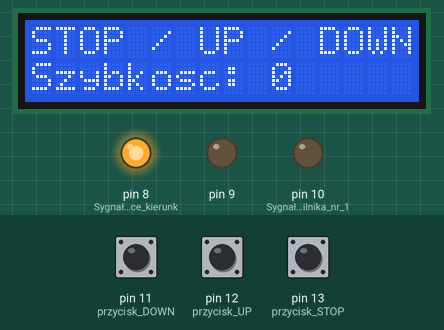
This sketch was run on a simulated Arduino Uno, built with avr-gcc and run on an emulated ATmega328P. Parts: 16×2 character LCD, output pins drawn as LEDs (lit = HIGH). The inputs (shaded band) are chosen by the test bench; at power-on: pin 13 (przycisk_STOP) HIGH, pin 12 (przycisk_UP) HIGH, pin 11 (przycisk_DOWN) HIGH.

Above: at 3.2 s.
3.3 s: pin 13 (przycisk_STOP) pulled LOW for 0.15 s
At 3.7 s:
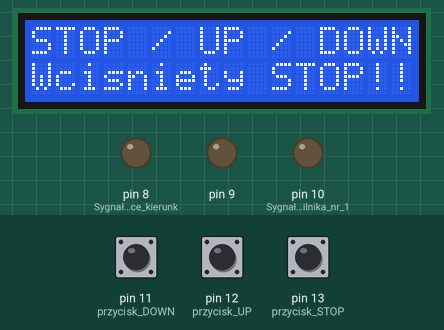
5.8 s: pin 12 (przycisk_UP) pulled LOW for 1 s
At 7.6 s:
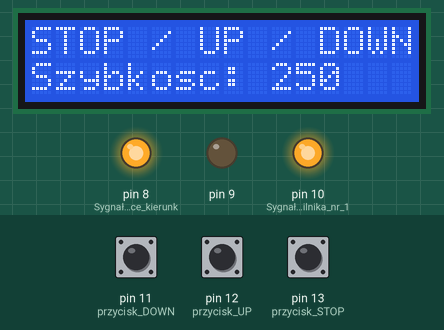
8.3 s: pin 13 (przycisk_STOP) pulled LOW for 1 s
At 9.2 s:
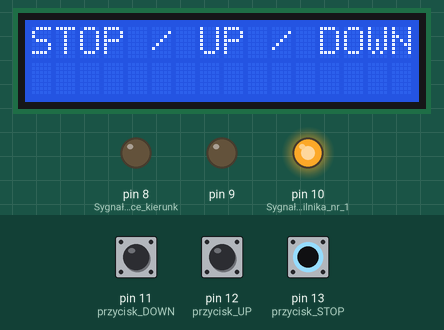
10.8 s: pin 11 (przycisk_DOWN) pulled LOW for 1 s
At 12.7 s:
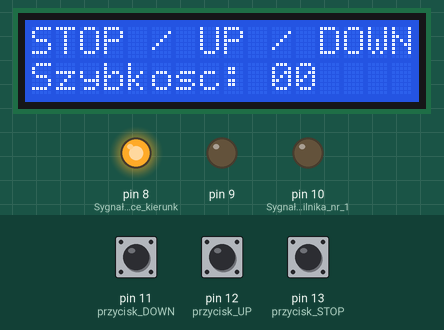
13.3 s: pin 12 (przycisk_UP) pulled LOW for 0.15 s
At 14.7 s:
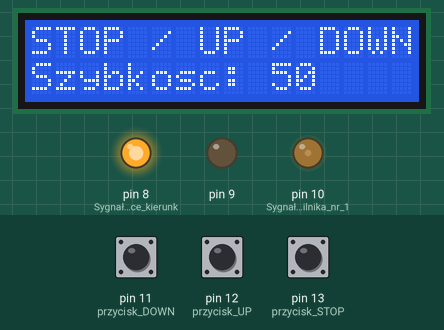
15.0 s: pin 13 (przycisk_STOP) pulled LOW for 0.15 s
At 15.4 s:
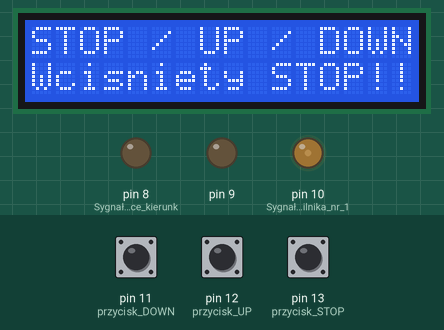
Timing chart, 0 to 18.0 s (numbered marks = the images above; inputs shaded):
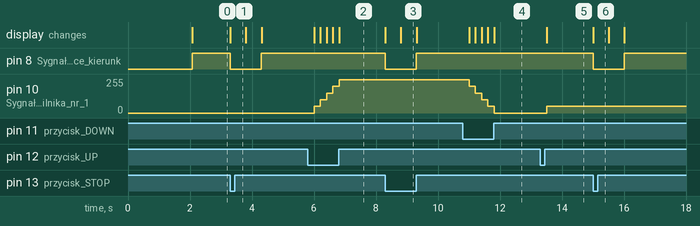

The sketch:

silnik.ino
```cpp
#include <LiquidCrystal.h> //Dołączenie biblioteki
LiquidCrystal lcd(2,3,4,5,6,7); //Informacja o podłączeniu wyswietlacza
int speed = 0; //predkosc silnika, zmienna globalna, całkowita

void setup() {
  lcd.begin(16,2); //Deklaracja typu LCD
  lcd.setCursor(0,0);  //Ustawienie kursora
  lcd.print("Sterownik Oprysk");
  lcd.setCursor(0,1);
  lcd.print("Konrad Jankowski");
  delay(2000);  //opóźnienie 2 sekundy
  lcd.setCursor(0,1);
  lcd.print("                ");
  lcd.setCursor(0,0);
  lcd.print("STOP / UP / DOWN");
  pinMode(10, OUTPUT); //Sygnał PWM silnika nr 1
  pinMode(11, INPUT_PULLUP);  //przycisk DOWN
  pinMode(12, INPUT_PULLUP);  //przycisk UP
  pinMode(13, INPUT_PULLUP);  //przycisk STOP
  pinMode(8, OUTPUT); //Sygnały sterujące kierunkiem obrotów silnika nr 1
  pinMode(9, OUTPUT); //

}

void loop()  {
  if (digitalRead(13) == HIGH) {      //awaryjne wyłączenie - STOP

    if (digitalRead(12) == LOW) {     // zwiększanie prędkości, przycisk UP
      if (speed < 201) {
        speed = speed + 50;
        delay(200);
      }
    }
    if (digitalRead(11) == LOW) {     // zmniejszenie prędkości, przycisk DOWN
      if (speed > 49) {
        speed = speed - 50;
        delay(200);
        if (speed == 50) {
          lcd.setCursor(0,1);
          lcd.print("                ");
        }
      }
    }

  analogWrite(10, speed);  //aktualna prędkość
  digitalWrite(8, HIGH); //Silnik nr 1 - obroty w prawo
  digitalWrite(9, LOW);
  lcd.setCursor(0,1);
  lcd.print("Szybkosc:");
  lcd.setCursor(10,1);
  lcd.print(speed);
  }
  else {
      digitalWrite(8, LOW); //Silnik nr 1 - obroty na luz
      digitalWrite(9, LOW);
      while (digitalRead(13) == LOW) {    // komunikat przy awaryjnym wyłączeniu
        lcd.setCursor(0,1);
        lcd.print("Wcisniety STOP!!");
        delay(500);
        lcd.setCursor(0,1);
        lcd.print("                ");
        delay(500);
      }
  }
}
```

Measured:
- after the input at 3.3 s, pin 8 (Sygnały_sterujące_kierunk): HIGH → LOW at once, → HIGH 1.0 s later; the display: changes at once (image 1)
- after the input at 5.8 s, pin 10 (Sygnał_PWM_silnika_nr_1): moves from 0/255 to 250/255 over 0.81 s, starting after 0.20 s; the display: first changes after 0.20 s (image 2 shows a later state)
- after the input at 8.3 s, pin 8 (Sygnały_sterujące_kierunk): HIGH → LOW at once, → HIGH 1.0 s later; the display: first changes at once (image 3 shows a later state)
- after the input at 10.8 s, pin 10 (Sygnał_PWM_silnika_nr_1): moves from 250/255 to 0/255 over 0.81 s, starting after 0.20 s; the display: first changes after 0.20 s (image 4 shows a later state)
- after the input at 13.3 s, pin 10 (Sygnał_PWM_silnika_nr_1): 0/255 → 50/255 after 0.20 s; the display: changes after 0.20 s (image 5)
- after the input at 15.0 s, pin 8 (Sygnały_sterujące_kierunk): HIGH → LOW at once, → HIGH 1.0 s later; the display: changes at once (image 6)
